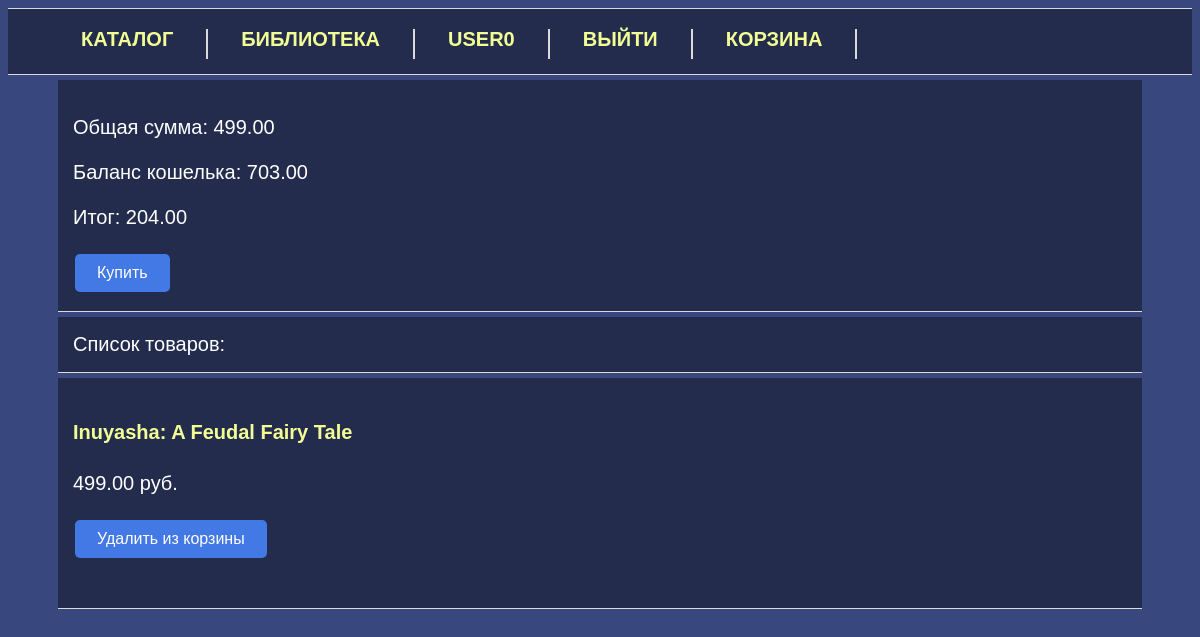
Page /shop/chart/ (signed in) on the committed database.
### shop/models.py (models this page shows, shortened)
class UserProfile(models.Model):
    user = models.OneToOneField(User, verbose_name='Пользователь', on_delete=models.CASCADE)
    balance = models.DecimalField(verbose_name='Баланс',  max_digits=10, decimal_places=2)
    class Meta:
        verbose_name = 'Профиль пользователя'
        verbose_name_plural = 'Профили пользователей'

class GameDetail(models.Model):
    label = models.CharField(max_length=100)
    cover = models.ImageField('Обложка игры', upload_to='game_covers')
    release_date = models.DateField('дата выхода')
    price = models.DecimalField(verbose_name='Цена', max_digits=10, decimal_places=2, default=0)
    developer = models.CharField(max_length=100)
    publisher = models.CharField(max_length=100)
    description = models.CharField(max_length=2000)
    is_deleted = models.BooleanField(verbose_name='метка удаления', default=False)
    class Meta:
        verbose_name = 'Игра'
        verbose_name_plural = 'Игры'

### shop/views.py (the view)
# urls.py: path("chart/", views.chart, name="chart"),
def chart(request):
    current_user = request.user
    userProfile = UserProfile.objects.get(user=current_user.id)
    gamesList = [userGame.game for userGame in UserChart.objects.filter(user=current_user.id)]
    totalPrice = 0
    for game in gamesList:
        totalPrice += game.price
        if len(game.description) > 300:
            game.description = game.description[:300]
    context = { 'total_price': totalPrice , 'balance': userProfile.balance,
                'total': userProfile.balance - totalPrice,
                'is_enough_money': totalPrice <= userProfile.balance}
    return render(request, "shop/chart.html", {'context': context, 'games_list': gamesList})

### shop/templates/shop/chart.html (shortened to what this page needs)
{% extends "shop/components/navigationBar.html" %}
{% block content %}
<div class="main_div">
<div class="gamesList" >
    <div class="chartPanel">
        <p>Общая сумма: {{ context.total_price }}</p>
        {% if games_list %}
            <p>Баланс кошелька: {{ context.balance }}</p>
            {% if context.is_enough_money %}
                <p>Итог: {{ context.total }}</p>
                <form action="{% url 'shop:purchase' %}" method="post">{% csrf_token %}
                    <button class="button1">Купить</button>
                </form>
            {% else %}
                <p>Недостаточно средств</p>
            {% endif %}
        {% endif %}
    </div>
    <div class="chartPanel">
        Список товаров:
    </div>
    {% for game in games_list %}
    <div class="gamePanel">
        <div class="text left">
            <a href="{% url 'shop:detail' game.id %}">
                <h4>{{ game.label }}</h4>
            </a>
            <p>{{ game.price }} руб. </p>
            <form action="{% url 'shop:delete-from-chart' game.id %}" method="post">{% csrf_token %}
                <button class="button1">Удалить из корзины</button>
            </form>
        </div>
    </div>
    {% endfor %}
</div>
</div>
{% endblock content %}

### shop/templates/shop/components/navigationBar.html (shortened to what this page needs)
<!DOCTYPE html>
<html>
<head>
    {% load static %}
    <link rel="stylesheet" type="text/css" href="{% static 'style.css' %}">
</head>
<body>
    <div id="navigation">
        <ul>
            <li><a href="{% url 'shop:index' %}" class="active">Каталог</a></li>
            <li><a href="{% url 'shop:library' %}" class="active">Библиотека</a></li>
            {% if user.is_authenticated %}
            <li><a href="{% url 'shop:profile' %}" class="active">{{ user.get_username }}</a></li>
            <li><a href="{% url 'shop:logout' %}" class="active">Выйти</a></li>
            {% else %}
            <li><a href="{% url 'shop:login' %}" class="active">Войти</a></li>
            <li><a href="{% url 'shop:register' %}" class="active">Регистрация</a></li>
            {% endif %}
            <li><a href="{% url 'shop:chart' %}" class="active">Корзина</a></li>
        </ul>
    </div>
<div>{% block content %}{% endblock content %}</div>
</body>
</html>

### static/style.css (style rules this page uses)
li a { color: #f3ff94; }
body { font-size: 20px; line-height: 25px; font-family: Arial; background-color: #39477f; color: white; }
.chartPanel { background-color: #232c4d; border-bottom: 1px solid #dbdbdb; margin-left: 50px; margin-right: 50px; margin-top: 5px; margin-bottom: 5px; padding: 15px; text-align: justify; }
.gamePanel { background-color: #232c4d; border-bottom: 1px solid #dbdbdb; margin-left: 50px; margin-right: 50px; margin-top: 5px; margin-bottom: 5px; padding: 15px; text-align: justify; min-height: 200px; }
.gamePanel div a { color: #f3ff94; text-decoration: none; }
#navigation { background-color: #232c4d; height: 65px; border-top: 1px solid #dbdbdb; border-bottom: 1px solid #dbdbdb; }
#navigation ul { list-style: none; }
#navigation ul li { float: left; height: 30px; border-right: 2px solid #dbdbdb; font-size: 20px; line-height: 100%; font-weight: bold; text-transform: uppercase; }
#navigation ul li a { float: left; height: 43px; color: #000; padding: 0 33px; }
#navigation ul li a.active { color: #f3ff94; text-decoration: none; }
.button1 { background-color: #4379e5; border: none; border-radius: 5px; color: white; padding: 10px 22px; text-align: center; text-decoration: none; display: inline-block; font-size: 16px; margin: 4px 2px; cursor: pointer; }

### rows in the picture
UserProfile: balance "703.00"
GameDetail: label "Inuyasha: A Feudal Fairy Tale", price "499.00"

### other values in the picture
{{ user.get_username }} "USER0"
{{ context.total_price }} "499.00"
{{ context.total }} "204.00"
